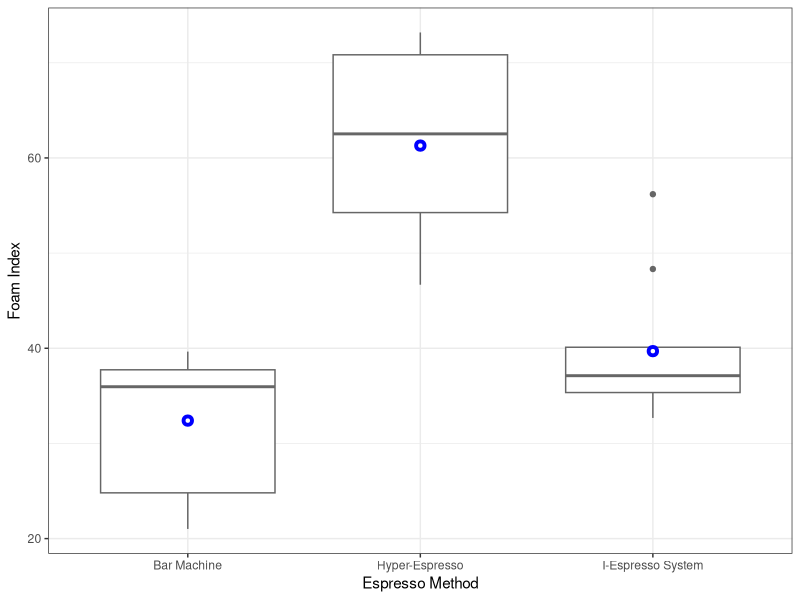
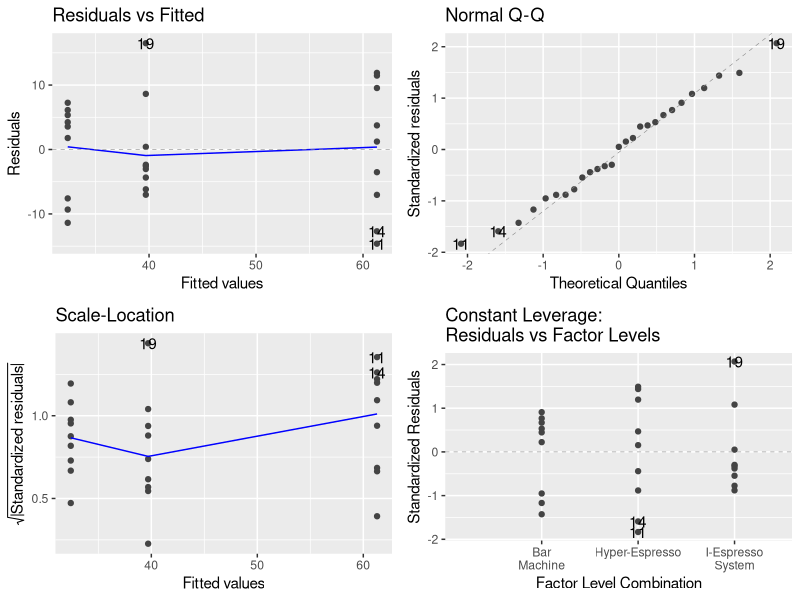

Generate these figures, in order, with R:
## ---- chunk 1
knitr::opts_chunk$set(echo = TRUE)
## ---- chunk 2
library(tidyverse)
library(knitr)
library(ggfortify)
library(emmeans)

espresso <- read.csv("espresso_data.csv")
glimpse(espresso)
## ---- chunk 3
espresso <- espresso %>%
  mutate(method=factor(method, 1:3, labels=c("Bar Machine","Hyper-Espresso","I-Espresso System")))
glimpse(espresso)
## ---- chunk 4
ggplot(espresso, aes(x=method, y=foamIndx)) + 
  geom_boxplot( col="gray40") +
  stat_summary(fun=mean, geom="point", shape=21, stroke=2, fill="white", color="blue")+
  labs(x="Espresso Method", y="Foam Index") + 
  theme_bw()
## ---- chunk 5
espresso.anove <- aov(foamIndx ~ method, data=espresso)
summary(espresso.anove)
## ---- chunk 6
autoplot(espresso.anove)
## ---- chunk 7
espresso.mc <- emmeans(espresso.anove, "method")  
contrast(espresso.mc, "pairwise")  
